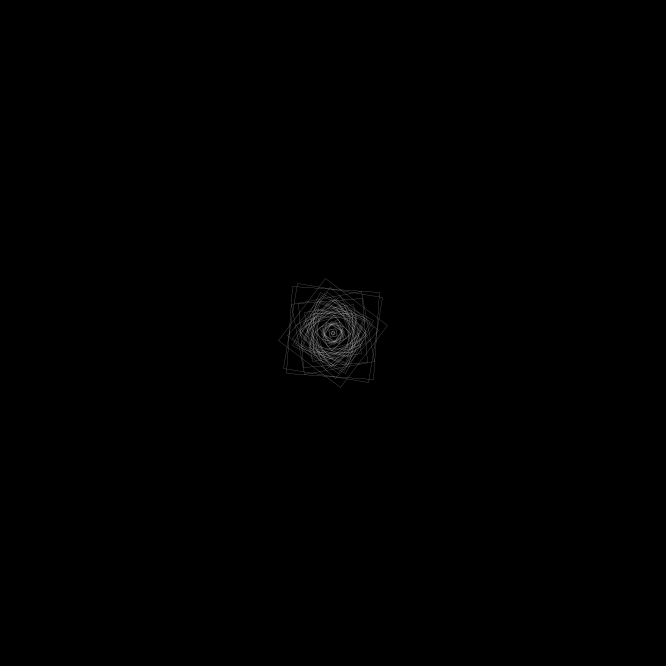
Frame 1 (no input)
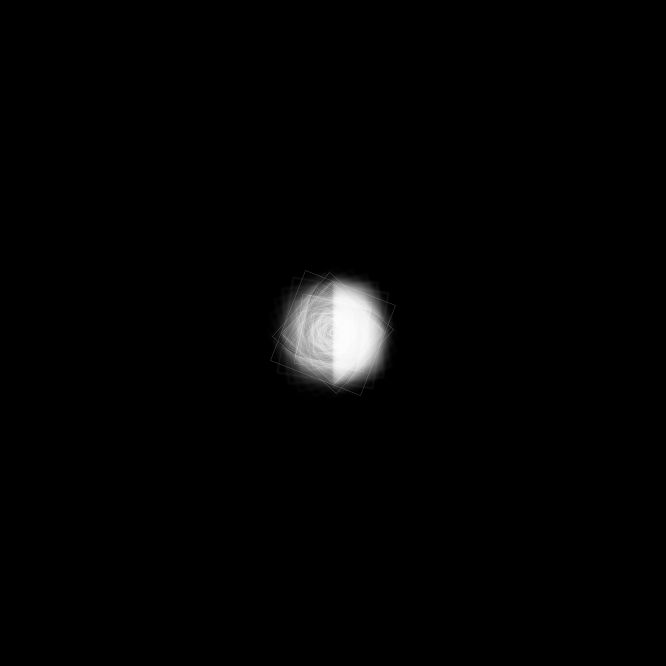
Frame 60 (the mouse pressed at the canvas centre just before this capture)
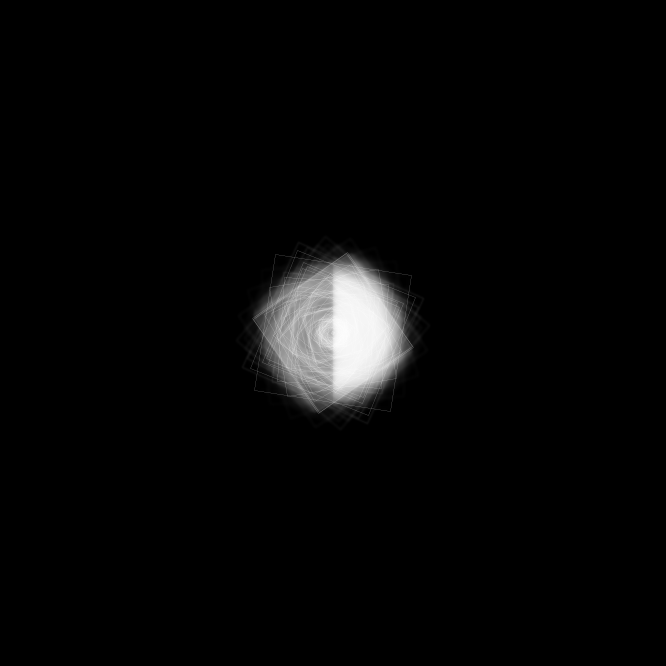
Frame 120 (the mouse held since frame 60 and released just before this capture)

The Processing sketch that drew these frames (run headless with seeded random() and noise(); from frame 60 on, the mouse is pressed at the canvas centre):

// Processing sketch: sketch_363
// ── sketch_363.pde
// 2017-03-01

float radius, bFill, alpha;
float t = 1;
float sizeO = random(400, width);
float dist1 = 942;

Bubble[] bubbles;


void setup() {
  size(666, 666);
  smooth();
  background(0);

  bubbles = new Bubble[50];
  for (int i = 0; i < bubbles.length; i ++) {
    bubbles[i] = new Bubble();
  }

  bFill = 0;
  alpha = 100;
}

void draw() {
  //fade
  fill(0, 10);
  noStroke();
  filter(BLUR,1);
  rect(0, height/2, width, height);     

  for (int i = 0; i < bubbles.length; i ++) {
    bubbles[i].display();
    bubbles[i].boundry();
  }
}
// ── Bubble.pde
class Bubble {
  float size;
  PVector loc, vel, acc;
  float soff = 1;


  Bubble() {
    size = randomGaussian()*50-10;
    loc = new PVector(width/2, height/2);
    vel = new PVector(0, 0);
  }

  void display() {
    //noStroke();
    noFill();
    stroke(255);

    soff += .01;
    strokeWeight(.01);
    grow();
    move();
    translate(-width/2, -height/2);
    rectMode(CENTER);
    rect(loc.x, loc.y, size, size);
  }

  void move() {
    translate(width/2, height/2);
    rotate(noise(soff)*.5);
  }

  void grow() {
    if (size <= width*3) {
      size += noise(soff);
    }
  }

  void boundry() {
    if (loc.x >= width || loc.x <= 0) {
      vel.x *= -1;
    }
  }
}
